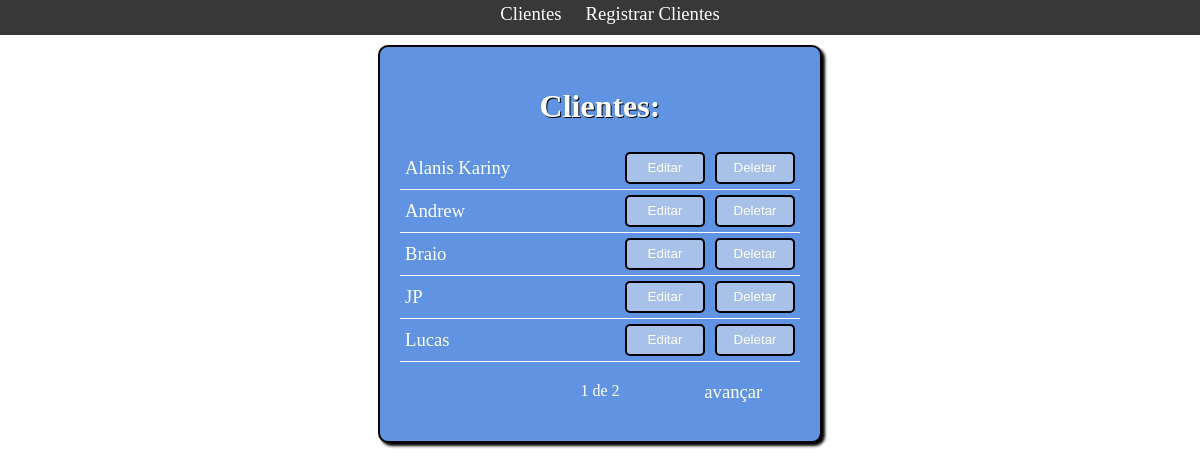
Page /cliente/ on the earlier database version.
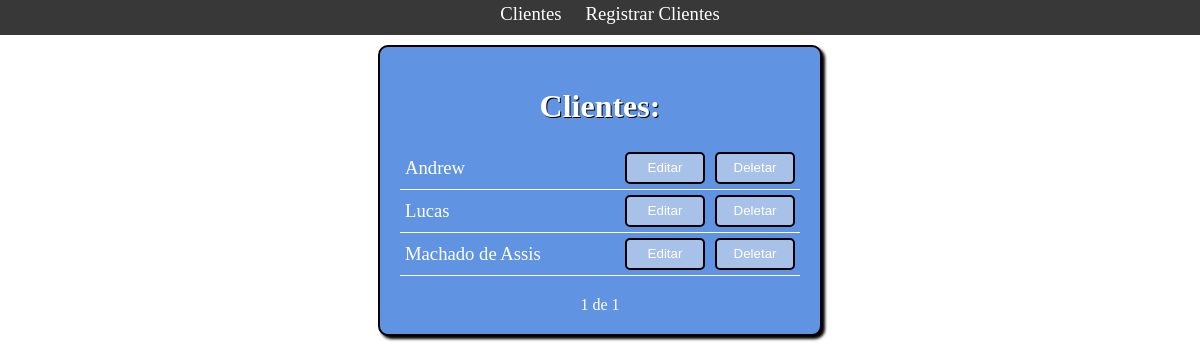
Same page on the later database version.
### main/models.py (models this page shows, shortened)
class Cliente(models.Model):
    STATUS = [
        ('Pago','Pago'),
        ('Devendo','Devendo'),
    ]
    nome = models.CharField(max_length=50)
    celular = models.CharField(max_length=50)
    data = models.DateTimeField(auto_now_add=True)
    estado = models.CharField(
        max_length=7,
        choices=STATUS,
        )

### main/views.py (the view)
# urls.py: path('cliente/', views.Clientes, name='Cliente'),
def Clientes(request):
    clientes_lista = Cliente.objects.all().order_by('nome')
    paginator = Paginator(clientes_lista,5)
    page = request.GET.get('page')
    clientes = paginator.get_page(page)
    return render(request,'main/clientes.html', {'clientes': clientes})

### main/templates/main/clientes.html (shortened to what this page needs)
{% extends 'base.html' %}
{% block content %}
    <h1>Clientes:</h1>
    {% for cliente in clientes %}
    <div class = "tabela-clientes">
        <div><a href="/cliente/{{cliente.id}}">{{ cliente.nome }}</a></div>
        <div><a href="/edit/{{cliente.id}}"><button value="Editar" class="botao">Editar</button></a></div>
        <div><a href="/delete/{{cliente.id}}"><button value="Editar" class="botao">Deletar</button></a></div>
    </div>
    {% endfor %}
    <div class="pagination">
        <span class="step-links">
            {% if clientes.has_previous %}
                <a href="?page={{ clientes.previous_page_number }}"><p>voltar</p></a>
            {% else %}
                <p></p>
            {% endif%}
            <span class="current-page">
                {{ clientes.number }} de {{ clientes.paginator.num_pages }}
            </span>
            {% if clientes.has_next %}
                <a href="?page={{ clientes.next_page_number }}"><p>avançar</p></a>
            {% endif%}
        </span>
    </div>
{% endblock %}

### main/templates/base.html (shortened to what this page needs)
{% load static %}
<!DOCTYPE html>
<html lang="en">
<head>
    <link rel="stylesheet" href="{% static 'css/style.css' %}">
</head>
<body>
    <header>
        <nav class="nave">
            <ul class = "nave-lista">
                <li><a href="../cliente">Clientes</a></li>
                <li><a href="../novo-cliente">Registrar Clientes</a></li>
            </ul>
        </nav>
    </header>
    <div class="tela">
        {% block content %}
        {% endblock %}
    </div>
</body>
</html>

### main/static/css/style.css (style rules this page uses)
body { display: flex; justify-content: center; flex-direction: column; padding: 0; margin: 0; }
.nave { display: flex; justify-content: center; margin-top: -15px; margin-bottom: 10px; background-color: rgba(0, 0, 0, 0.781); width: 100%; height: 50px; }
.nave li { display: inline-block; list-style: none; font-size: 16pt; margin-right:20px ; }
div.tela { display: flex; flex-direction: column; width: 60%; max-width: 400px; height: 70%; margin: auto; background-color: rgb(96, 148, 226); border: 2px solid black; box-shadow: 3px 3px 3px black; border-radius: 10px; padding: 20px; }
.tabela-clientes { display: grid; grid-template-columns: 6fr 1fr 1fr; border-bottom: 1px solid white; }
.tabela-clientes div { margin: 5px; align-self: center; }
.step-links { text-align: center; display: grid; grid-template-columns: 1fr 1fr 1fr; }
.current-page { margin-top: 20px; }
.botao { color: white; background-color: #A7C1E8; border: 2px solid black; border-radius: 5px; width: 5rem; height: 2rem; margin: auto; text-align: center; }
a { color: white; text-decoration: none; font-size: 14pt; }
span { color: white; text-decoration: none; }
li { color: white; }
h1 { color: white; text-shadow: 1px 1px black; align-self: center; }

Differences in the rows shown:
removed Cliente: nome "Alanis Kariny"
removed Cliente: nome "Braio"
removed Cliente: nome "JP"
added Cliente: nome "Machado de Assis"
Other differences:
{{ clientes.paginator.num_pages }}: "2" → "1"
text no longer shown: "avançar"
